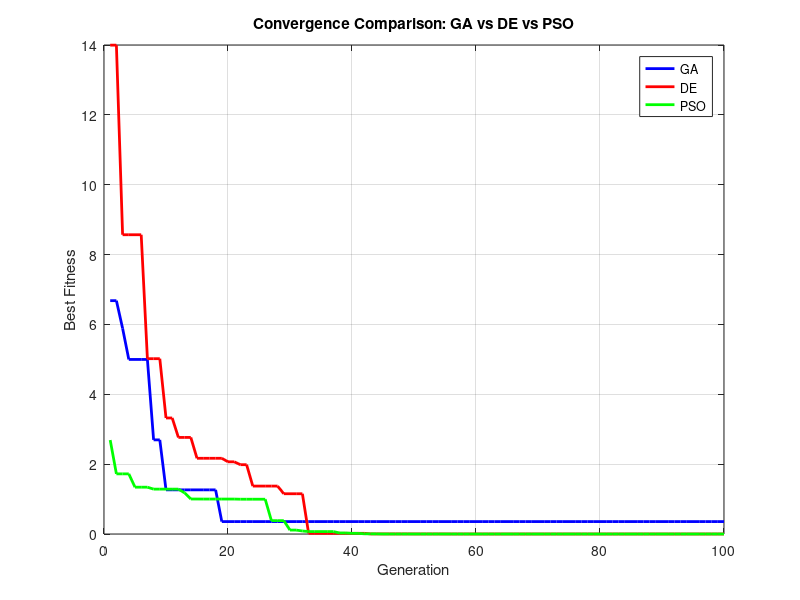

Reproduce this figure in MATLAB.
% -------------------------------------------------------------------------
% Author: Nnaji Obinna
% Student ID: 101001461
% Institution: Ontario Tech University
% Project: Rastrigin Function Optimization using GA, DE, and PSO
% Description: This script is part of a comparative study of metaheuristic
% algorithms for minimizing the 2D Rastrigin benchmark function.
% Copyright (c) 2025 Nnaji Obinna & Ontario Tech University.
% All rights reserved.
% -------------------------------------------------------------------------
clc; clear; close all;

% Load data
GA_curve  = csvread('GA_fitness.csv');
DE_curve  = csvread('DE_fitness.csv');
PSO_curve = csvread('PSO_fitness.csv');

% Plot
figure;
plot(GA_curve, 'b', 'LineWidth', 2); hold on;
plot(DE_curve, 'r', 'LineWidth', 2);
plot(PSO_curve, 'g', 'LineWidth', 2);
legend('GA', 'DE', 'PSO');
xlabel('Generation'); ylabel('Best Fitness');
title('Convergence Comparison: GA vs DE vs PSO');
grid on;